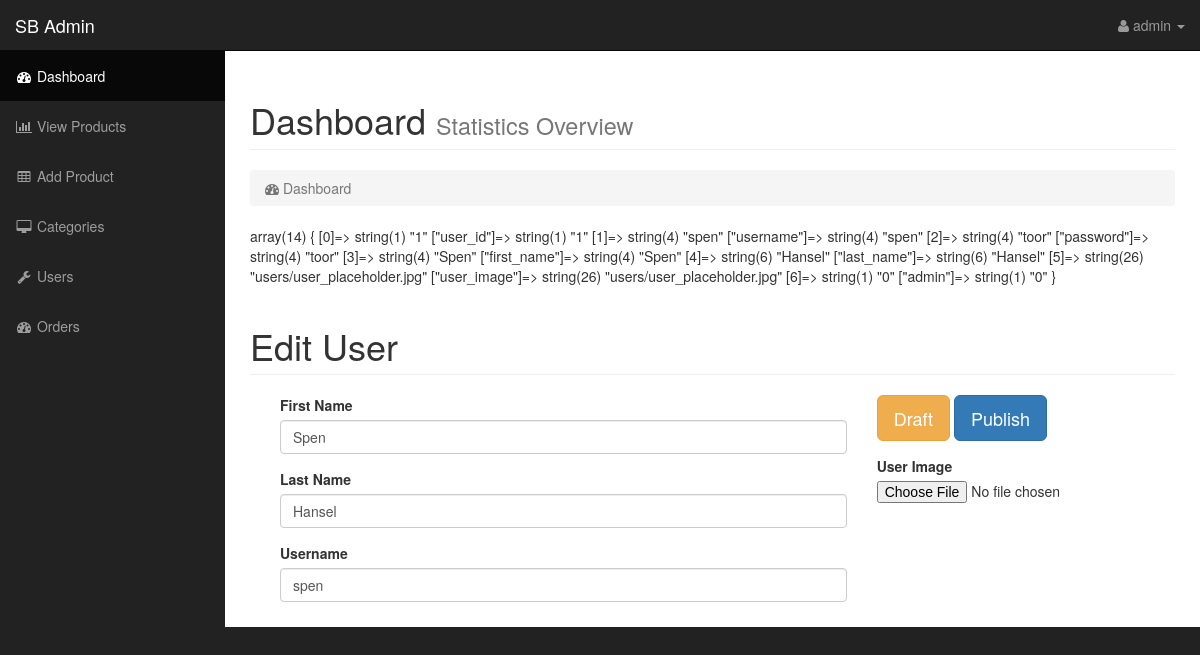
The app's page /admin/index.php?edit_u&id=1 (signed in) with its own data.
### tables this page shows
CREATE TABLE `users` (
  `user_id` int(11) NOT NULL,
  `username` varchar(64) NOT NULL,
  `password` varchar(64) NOT NULL,
  `first_name` varchar(64) NOT NULL,
  `last_name` varchar(64) NOT NULL,
  `user_image` varchar(128) DEFAULT 'users/user_placeholder.jpg',
  `admin` int(11) DEFAULT '0'
);

### functions.php (called while the page is built, shortened)
<?php
function query($sql) {
  global $connection;
  return mysqli_query($connection, $sql);
}
function escape_string($string) {
  global $connection;
  return mysqli_real_escape_string($connection, $string);
}
function fetch_array($result) {
  return mysqli_fetch_array($result);
}
function get_user($id) {
  $prod_id = escape_string($id);
  $query = query("SELECT * FROM users WHERE user_id={$prod_id}");
  return $query;
}
?>

### admin/edit_user.php (the view, shortened to what this page needs)
<?php
$row = fetch_array(get_user($_GET['id']));
var_dump($row);
?>
<div class="col-md-12">
  <div class="row">
      <h1 class="page-header">
        Edit User
      </h1>
   </div>
   <form action="" method="post" enctype="multipart/form-data">
      <div class="col-md-8">
         <div class="form-group">
            <label for="product-title">First Name</label>
            <input type="text" name="product_title" class="form-control" value="<?php echo $row['first_name']; ?>">
         </div>
         <div class="form-group">
            <label for="product-title">Last Name</label>
            <input  type="text" name="product_description" id="" class="form-control" value="<?php echo $row['last_name'] ?>">
         </div>
         <div class="form-group">
               <label for="product-price">Username</label>
               <input type="text" name="product_price" class="form-control" size="60" value="<?php echo $row['username'] ?>">
         </div>
      </div>
      <aside id="admin_sidebar" class="col-md-4">
         <div class="form-group">
            <input type="submit" name="draft" class="btn btn-warning btn-lg" value="Draft">
            <input type="submit" name="publish" class="btn btn-primary btn-lg" value="Publish">
         </div>
         <div class="form-group">
            <label for="product-title">User Image</label>
            <input type="file" name="file">
         </div>
      </aside>
   </form>
</div>

### admin/css/sb-admin.css (style rules this page uses)
body { margin-top: 100px; background-color: #222; }
@media (min-width:768px) { body { margin-top: 50px; } }

### records on screen
users: product_title "Spen", product_description "Hansel", product_price "spen"

### other values on screen
$_SESSION['username'] "admin"
